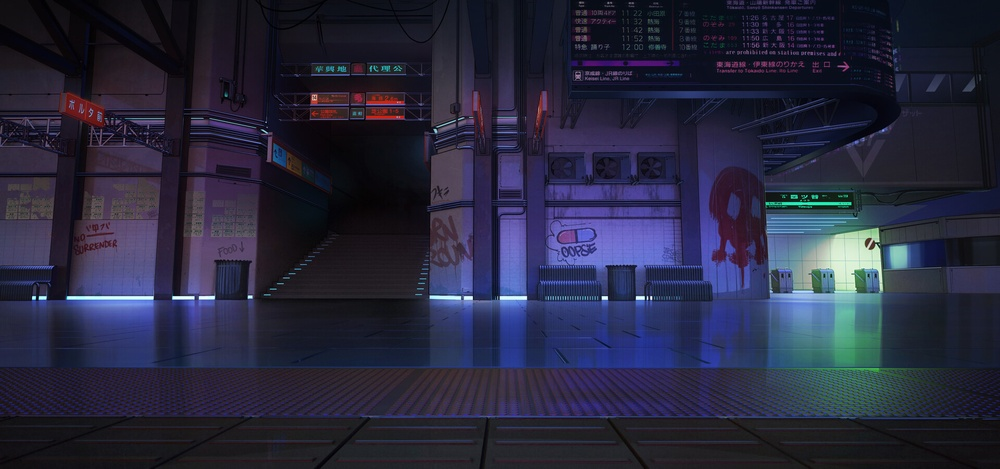
#> input picture CV-collection/Canny-Edge/01.jpg, 1000 x 469 px, shrunk from 1920 x 900 before the run, found by its file name
$ python main.py
#> lines starting #> are read from the running program, lines starting #| are printed output that depends on the picture; after the words box and inside, x2 and y2 are one past the last pixel; in counts of white or black regions, pixels touching at a corner belong together
import cv2
import matplotlib
import numpy as np

img = cv2.imread('01.jpg', cv2.IMREAD_COLOR)
#> img is the input picture: shape (469, 1000, 3); mean B, G, R 62, 40.3, 39.7
gray = cv2.cvtColor(img, cv2.COLOR_BGR2GRAY)
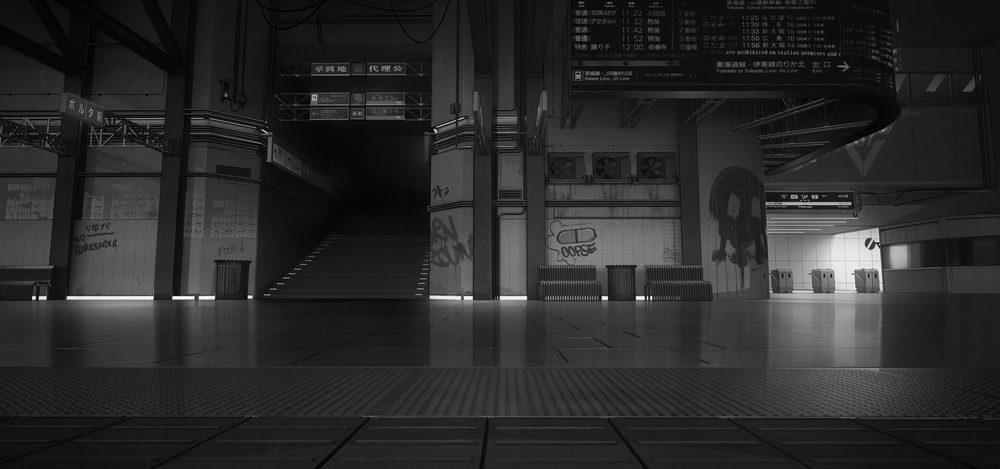
#> gray: shape (469, 1000); min 0, max 252, mean 42.6
edges = cv2.Canny(gray, 50, 200, apertureSize=7)
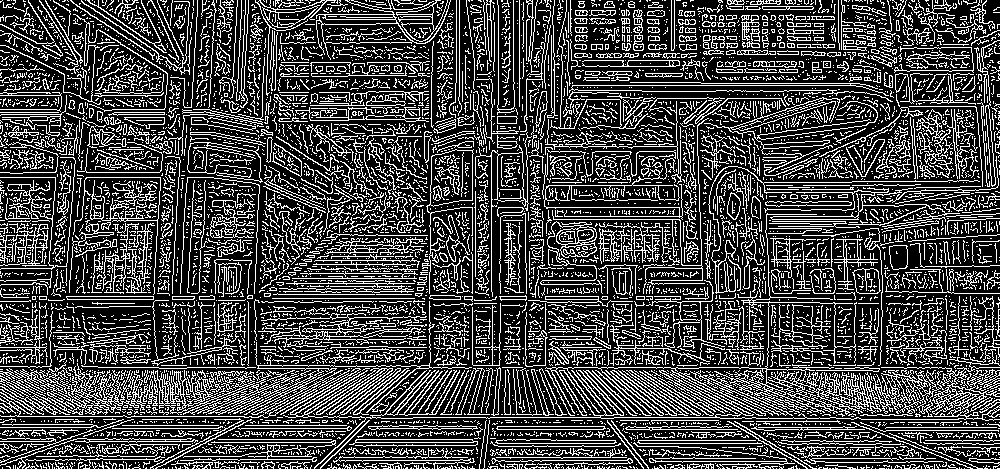
#> edges: shape (469, 1000); 27.4% white in thin lines or dots


lines = cv2.HoughLines(edges, 1, np.pi/180,250)

for rho,theta in lines[0]:
    a = np.cos(theta)
    b = np.sin(theta)
    x0 = a*rho
    y0 = b*rho
    x1 = int(x0 + 1000*(-b))
    y1 = int(y0 + 1000*(a))
    x2 = int(x0 - 1000*(-b))
    y2 = int(y0 - 1000*(a))

    cv2.line(img,(x1,y1),(x2,y2),(0,0,255),2)
#> this loop made 1 pass
#> (rho, theta, a, b, x0, y0, x1, y1) on pass 1: (367, 1.57, -4.37e-08, 1, -1.6e-05, 367, -1000, 366)
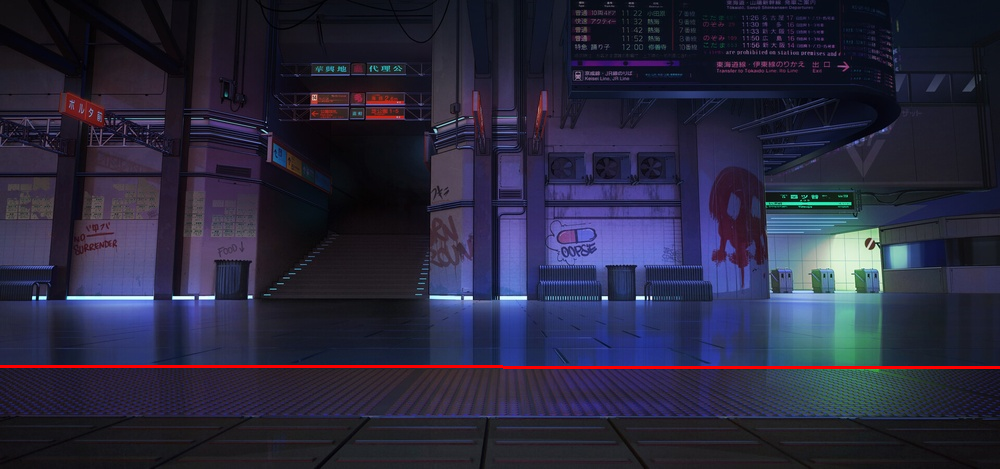
#> img: shape (469, 1000, 3); 0.64% of pixels changed, all inside (x1, y1, x2, y2) = (0, 365, 1000, 369)

'''
for line in lines:
    x1, y1, x2, y2 = line[0]
    cv2.line(img, (x1, y1), (x2, y2), (255, 0, 0), 3)
'''
cv2.imshow("result", img)
cv2.waitKey(0)
